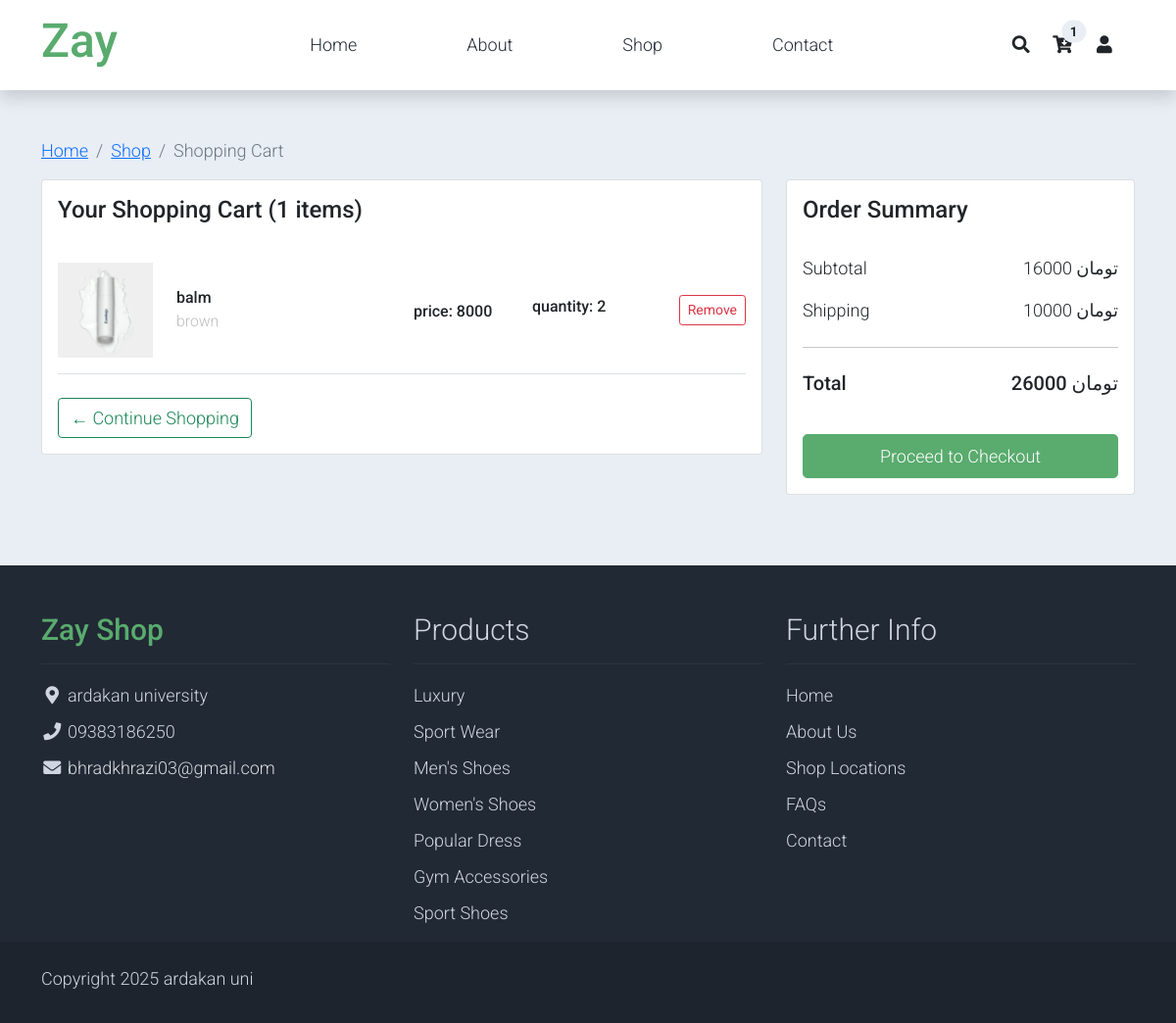
Page /bills/ (signed in) on the committed database.
### shoping_cart/models.py (models this page shows)
class cart(models.Model):
    product_name = models.CharField(max_length=200,null=True)
    quantity = models.IntegerField(null=True)
    price = models.IntegerField(null=True)
    color = models.CharField(max_length=200,null=True)
    img = models.ImageField(null=True)
    user = models.ForeignKey(User, on_delete=models.CASCADE,null=True)

### shoping_cart/views.py (the view)
# urls.py: path('bills/', bills, name='paywall'),
def bills(request):
    count = cart.objects.filter(user=request.user).count()
    order = cart.objects.all()
    user = request.user
    sum = 0
    for i in order:
        if (i.user == user):
            sum += i.price * i.quantity
    total = sum + 10000
    return render(request,'checkout.html',{'order' : order, 'count': count, 'user': user,'sum': sum,'total': total})

### shoping_cart/templates/checkout.html (shortened to what this page needs)
{% load static %}
<!DOCTYPE html>
<html lang="en">
<head>
    <link rel="stylesheet" href="{% static 'css/bootstrap.min.css' %}">
    <link rel="stylesheet" href="{% static 'css/templatemo.css' %}">
    <link rel="stylesheet" href="{% static 'css/custom.css' %}">
    <link rel="stylesheet" href="{% static 'css/fontawesome.min.css' %}">
</head>
<body>
    <nav class="navbar navbar-expand-lg navbar-light shadow">
        <div class="container d-flex justify-content-between align-items-center">
            <a class="navbar-brand text-success logo h1 align-self-center" href="{% url 'home' %}">
                Zay
            </a>
            <div class="align-self-center collapse navbar-collapse flex-fill  d-lg-flex justify-content-lg-between" id="templatemo_main_nav">
                <div class="flex-fill">
                    <ul class="nav navbar-nav d-flex justify-content-between mx-lg-auto">
                        <li class="nav-item">
                            <a class="nav-link" href="{% url 'home' %}">Home</a>
                        </li>
                        <li class="nav-item">
                            <a class="nav-link" href="/about">About</a>
                        </li>
                        <li class="nav-item">
                            <a class="nav-link" href="/commodity">Shop</a>
                        </li>
                        <li class="nav-item">
                            <a class="nav-link" href="/contact">Contact</a>
                        </li>
                    </ul>
                </div>
                <div class="navbar align-self-center d-flex">
                    <a class="nav-icon d-none d-lg-inline" href="#" data-bs-toggle="modal" data-bs-target="#templatemo_search">
                        <i class="fa fa-fw fa-search text-dark mr-2"></i>
                    </a>
                    <a class="nav-icon position-relative text-decoration-none" href="{% url 'paywall' %}">
                        <i class="fa fa-fw fa-cart-arrow-down text-dark mr-1"></i>
                        <span class="position-absolute top-0 left-100 translate-middle badge rounded-pill bg-light text-dark">{{count}}</span>
                    </a>
                    <a class="nav-icon position-relative text-decoration-none" href="{%url 'login'%}">
                        <i class="fa fa-fw fa-user text-dark mr-3"></i>
                    </a>
                </div>
            </div>
        </div>
    </nav>
    <section class="bg-light py-5">
        <div class="container">
            <div class="row">
                <div class="col-12">
                    <nav aria-label="breadcrumb">
                        <ol class="breadcrumb">
                            <li class="breadcrumb-item"><a href="{% url 'home' %}">Home</a></li>
                            <li class="breadcrumb-item"><a href="/commodity">Shop</a></li>
                            <li class="breadcrumb-item active" aria-current="page">Shopping Cart</li>
                        </ol>
                    </nav>
                </div>
            </div>
            <div class="row">
                <div class="col-lg-8">
                    <div class="card mb-4">
                        <div class="card-body">
                            <h4 class="card-title mb-4">Your Shopping Cart ({{count}} items)</h4>
                             {% for cart in order %}
                             {% if cart.user == user%}
                            <div class="cart-item border-bottom">
                                <div class="row align-items-center py-3">
                                    <div class="col-md-2">
                                        <img src="{{cart.img.url}}" alt="Product Image" class="img-fluid">
                                    </div>
                                    <div class="col-md-4">
                                        <h6 class="mb-0">{{cart.product_name}} </h6>
                                        <small class="text-muted">{{cart.color}} </small>
                                    </div>
                                    <div class="col-md-2">
                                        <span class="h6">price: {{cart.price}}</span>
                                    </div>
                                    <div class="col-md-2">
                                        <div class="d-flex align-items-center">
                                            <h6>quantity: {{cart.quantity}} </h6>
                                        </div>
                                    </div>
                                    <div class="col-md-2 text-end">
                                        <form action="{% url 'deletion' cart.id %}" , method="post">
                                        <button class="btn btn-sm btn-outline-danger" onclick="removeItem(this)" type="submit">
                                            Remove
                                        </button>
                                        </form>
                                    </div>
                                </div>
                            </div>
                            {% endif %}
                            {% endfor %}
                            <div class="row mt-4">
                                <div class="col-sm-6">
                                    <a href="/commodity" class="btn btn-outline-success">
                                        ← Continue Shopping
                                    </a>
                                </div>
                            </div>
                        </div>
                    </div>
                </div>
                <div class="col-lg-4">
                    <div class="card mb-4">
                        <div class="card-body">
                            <h4 class="card-title mb-4">Order Summary</h4>
                            <div class="d-flex justify-content-between py-2">
                                <div>Subtotal</div>
                                <div>{{sum}} تومان</div>
                            </div>
                            <div class="d-flex justify-content-between py-2">
                                <div>Shipping</div>
                                <div>10000 تومان</div>
                            </div>
                            <hr>
                            <div class="d-flex justify-content-between py-2">
                                <h5>Total</h5>
                                <h5>{{total}} تومان </h5>
                            </div>
                            <div class="mt-4">
                                <a href="#" class="btn btn-success btn-lg w-100">Proceed to Checkout</a>
                            </div>
                        </div>
                    </div>
                </div>
            </div>
        </div>
    </section>
    <footer class="bg-dark" id="tempaltemo_footer">
        <div class="container">
            <div class="row">
                <div class="col-md-4 pt-5">
                    <h2 class="h2 text-success border-bottom pb-3 border-light logo">Zay Shop</h2>
                    <ul class="list-unstyled text-light footer-link-list">
                        <li>
                            <i class="fas fa-map-marker-alt fa-fw"></i>
                            ardakan university
                        </li>
                        <li>
                            <i class="fa fa-phone fa-fw"></i>
                            09383186250
                        </li>
                        <li>
                            <i class="fa fa-envelope fa-fw"></i>
                            <a class="text-decoration-none" href="mailto:bhradkhrazi03@gmail.com">bhradkhrazi03@gmail.com</a>
                        </li>
                    </ul>
                </div>
                <div class="col-md-4 pt-5">
                    <h2 class="h2 text-light border-bottom pb-3 border-light">Products</h2>
                    <ul class="list-unstyled text-light footer-link-list">
                        <li>Luxury</li>
                        <li>Sport Wear</li>
                        <li>Men's Shoes</li>
                        <li>Women's Shoes</li>
                        <li>Popular Dress</li>
                        <li>Gym Accessories</li>
                        <li>Sport Shoes</li>
                    </ul>
                </div>
                <div class="col-md-4 pt-5">
                    <h2 class="h2 text-light border-bottom pb-3 border-light">Further Info</h2>
                    <ul class="list-unstyled text-light footer-link-list">
                        <li>Home</li>
                        <li>About Us</li>
                        <li>Shop Locations</li>
                        <li>FAQs</li>
                        <li>Contact</li>
                    </ul>
                </div>
            </div>
        </div>
        <div class="w-100 bg-black py-3">
            <div class="container">
                <div class="row pt-2">
                    <div class="col-12">
                        <p class="text-left text-light">
                            Copyright 2025 ardakan uni
                        </p>
                    </div>
                </div>
            </div>
        </div>
    </footer>
</body>
</html>

### static/css/templatemo.css (style rules this page uses)
body, ul, li, p, a, label, input, div { font-family: 'Roboto', sans-serif; font-size: 18px !important; font-weight: 300 !important; }
.h1 { font-family: 'Roboto', sans-serif; font-size: 48px !important; font-weight: 200 !important; }
.h2 { font-family: 'Roboto', sans-serif; font-size: 30px !important; font-weight: 300; }
.logo { font-weight: 500 !important; }
.text-muted { color: #bcbcbc !important; }
.text-success { color: #59ab6e !important; }
.text-light { color: #cfd6e1 !important; }
.bg-dark { background-color: #212934 !important; }
.bg-light { background-color: #e9eef5 !important; }
.bg-black { background-color: #1d242d !important; }
.btn-success { background-color: #59ab6e !important; border-color: #56ae6c !important; }
#templatemo_main_nav a { color: #212934; }
#templatemo_main_nav .navbar .nav-icon { margin-right: 20px; }
#tempaltemo_footer a { color: #dcdde1; }
#tempaltemo_footer ul.footer-link-list li { padding-top: 10px; }
#tempaltemo_footer .border-light { border-color: #2d343f !important; }
@media (min-width: 768px) { #templatemo_main_nav .navbar-nav { max-width: 450px; } }
@media (min-width: 992px) { #templatemo_main_nav .navbar-nav { max-width: 550px; } }

### rows in the picture
cart: img (picture), product_name "balm", color "brown", price "8000", quantity "2"

### other values in the picture
{{ count }} "1"
{{ sum }} "16000"
{{ total }} "26000"
